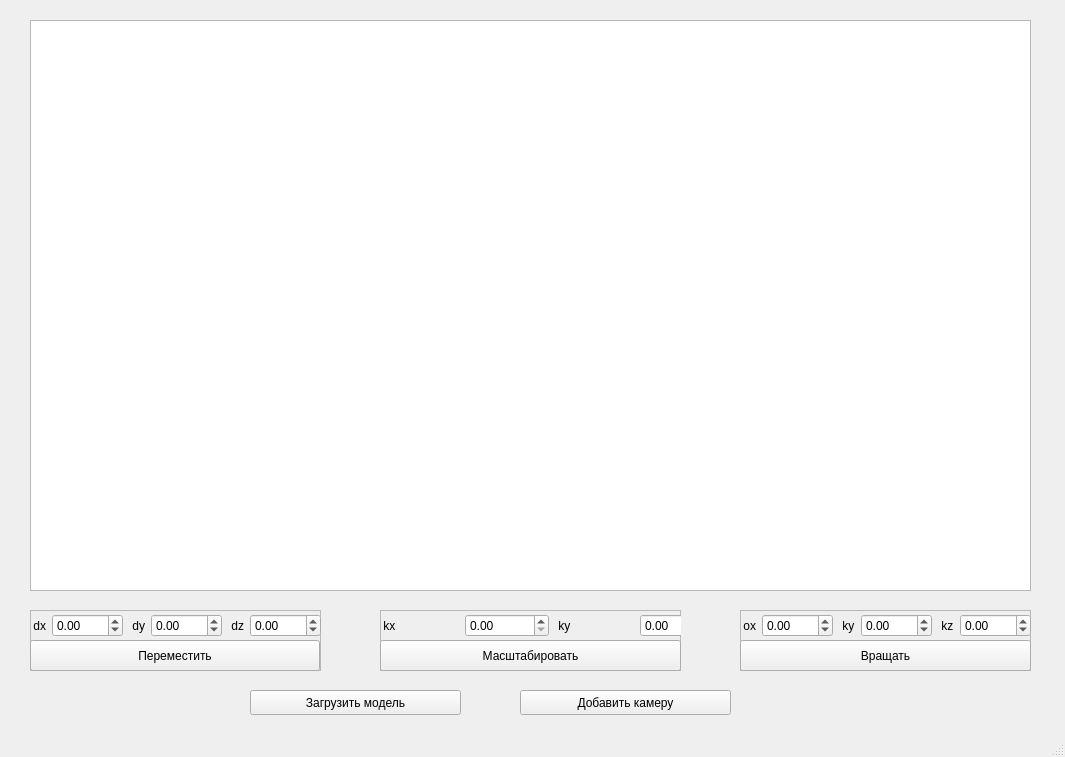
<?xml version="1.0" encoding="UTF-8"?>
<ui version="4.0">
 <class>MainWindow</class>
 <widget class="QMainWindow" name="MainWindow">
  <property name="geometry">
   <rect>
    <x>0</x>
    <y>0</y>
    <width>1065</width>
    <height>757</height>
   </rect>
  </property>
  <property name="windowTitle">
   <string>MainWindow</string>
  </property>
  <widget class="QWidget" name="centralwidget">
   <widget class="QGraphicsView" name="graphicsView">
    <property name="geometry">
     <rect>
      <x>30</x>
      <y>20</y>
      <width>1001</width>
      <height>571</height>
     </rect>
    </property>
   </widget>
   <widget class="QPushButton" name="load_button">
    <property name="geometry">
     <rect>
      <x>250</x>
      <y>690</y>
      <width>211</width>
      <height>25</height>
     </rect>
    </property>
    <property name="text">
     <string>Загрузить модель</string>
    </property>
   </widget>
   <widget class="QFrame" name="frame">
    <property name="geometry">
     <rect>
      <x>30</x>
      <y>610</y>
      <width>291</width>
      <height>61</height>
     </rect>
    </property>
    <property name="frameShape">
     <enum>QFrame::StyledPanel</enum>
    </property>
    <property name="frameShadow">
     <enum>QFrame::Raised</enum>
    </property>
    <widget class="QPushButton" name="move_button">
     <property name="geometry">
      <rect>
       <x>0</x>
       <y>30</y>
       <width>290</width>
       <height>31</height>
      </rect>
     </property>
     <property name="text">
      <string>Переместить</string>
     </property>
    </widget>
    <widget class="QWidget" name="gridLayoutWidget">
     <property name="geometry">
      <rect>
       <x>0</x>
       <y>0</y>
       <width>291</width>
       <height>31</height>
      </rect>
     </property>
     <layout class="QGridLayout" name="gridLayout">
      <item row="0" column="5">
       <widget class="QLabel" name="label_3">
        <property name="text">
         <string> dz</string>
        </property>
       </widget>
      </item>
      <item row="0" column="6">
       <widget class="QDoubleSpinBox" name="dz_box">
        <property name="minimum">
         <double>-99999999999999991611392.000000000000000</double>
        </property>
        <property name="maximum">
         <double>10000000000000000.000000000000000</double>
        </property>
       </widget>
      </item>
      <item row="0" column="4">
       <widget class="QDoubleSpinBox" name="dy_box">
        <property name="minimum">
         <double>-10000000000000000000000.000000000000000</double>
        </property>
        <property name="maximum">
         <double>10000000000000000000000.000000000000000</double>
        </property>
       </widget>
      </item>
      <item row="0" column="1">
       <widget class="QDoubleSpinBox" name="dx_box">
        <property name="minimum">
         <double>-10000000000000000.000000000000000</double>
        </property>
        <property name="maximum">
         <double>10000000000000000.000000000000000</double>
        </property>
       </widget>
      </item>
      <item row="0" column="0">
       <widget class="QLabel" name="label">
        <property name="text">
         <string> dx</string>
        </property>
       </widget>
      </item>
      <item row="0" column="2" colspan="2">
       <widget class="QLabel" name="label_2">
        <property name="text">
         <string> dy</string>
        </property>
       </widget>
      </item>
     </layout>
    </widget>
   </widget>
   <widget class="QFrame" name="frame_2">
    <property name="geometry">
     <rect>
      <x>380</x>
      <y>610</y>
      <width>301</width>
      <height>61</height>
     </rect>
    </property>
    <property name="frameShape">
     <enum>QFrame::StyledPanel</enum>
    </property>
    <property name="frameShadow">
     <enum>QFrame::Raised</enum>
    </property>
    <widget class="QPushButton" name="scale_button">
     <property name="geometry">
      <rect>
       <x>0</x>
       <y>30</y>
       <width>301</width>
       <height>31</height>
      </rect>
     </property>
     <property name="text">
      <string>Масштабировать</string>
     </property>
    </widget>
    <widget class="QWidget" name="gridLayoutWidget_2">
     <property name="geometry">
      <rect>
       <x>0</x>
       <y>0</y>
       <width>519</width>
       <height>31</height>
      </rect>
     </property>
     <layout class="QGridLayout" name="gridLayout_2">
      <item row="0" column="4">
       <widget class="QLabel" name="label_6">
        <property name="text">
         <string> kz</string>
        </property>
       </widget>
      </item>
      <item row="0" column="3">
       <widget class="QDoubleSpinBox" name="ky_box">
        <property name="minimum">
         <double>0.000000000000000</double>
        </property>
        <property name="maximum">
         <double>10000000000000000000000.000000000000000</double>
        </property>
       </widget>
      </item>
      <item row="0" column="0">
       <widget class="QLabel" name="label_4">
        <property name="text">
         <string> kx</string>
        </property>
       </widget>
      </item>
      <item row="0" column="1">
       <widget class="QDoubleSpinBox" name="kx_box">
        <property name="minimum">
         <double>0.000000000000000</double>
        </property>
        <property name="maximum">
         <double>10000000000000000.000000000000000</double>
        </property>
       </widget>
      </item>
      <item row="0" column="2">
       <widget class="QLabel" name="label_5">
        <property name="text">
         <string> ky</string>
        </property>
       </widget>
      </item>
      <item row="0" column="5">
       <widget class="QDoubleSpinBox" name="kz_box">
        <property name="minimum">
         <double>0.000000000000000</double>
        </property>
        <property name="maximum">
         <double>10000000000000000.000000000000000</double>
        </property>
       </widget>
      </item>
     </layout>
    </widget>
   </widget>
   <widget class="QFrame" name="frame_3">
    <property name="geometry">
     <rect>
      <x>740</x>
      <y>610</y>
      <width>291</width>
      <height>61</height>
     </rect>
    </property>
    <property name="frameShape">
     <enum>QFrame::StyledPanel</enum>
    </property>
    <property name="frameShadow">
     <enum>QFrame::Raised</enum>
    </property>
    <widget class="QPushButton" name="turn_button">
     <property name="geometry">
      <rect>
       <x>0</x>
       <y>30</y>
       <width>291</width>
       <height>31</height>
      </rect>
     </property>
     <property name="text">
      <string>Вращать</string>
     </property>
    </widget>
    <widget class="QWidget" name="gridLayoutWidget_4">
     <property name="geometry">
      <rect>
       <x>0</x>
       <y>0</y>
       <width>291</width>
       <height>31</height>
      </rect>
     </property>
     <layout class="QGridLayout" name="gridLayout_4">
      <item row="0" column="4">
       <widget class="QLabel" name="label_10">
        <property name="text">
         <string> kz</string>
        </property>
       </widget>
      </item>
      <item row="0" column="3">
       <widget class="QDoubleSpinBox" name="oy_box">
        <property name="minimum">
         <double>-10000000000000000000000.000000000000000</double>
        </property>
        <property name="maximum">
         <double>10000000000000000000000.000000000000000</double>
        </property>
       </widget>
      </item>
      <item row="0" column="0">
       <widget class="QLabel" name="label_11">
        <property name="text">
         <string> ox</string>
        </property>
       </widget>
      </item>
      <item row="0" column="1">
       <widget class="QDoubleSpinBox" name="ox_box">
        <property name="minimum">
         <double>-10000000000000000.000000000000000</double>
        </property>
        <property name="maximum">
         <double>10000000000000000.000000000000000</double>
        </property>
       </widget>
      </item>
      <item row="0" column="2">
       <widget class="QLabel" name="label_12">
        <property name="text">
         <string> ky</string>
        </property>
       </widget>
      </item>
      <item row="0" column="5">
       <widget class="QDoubleSpinBox" name="oz_box">
        <property name="minimum">
         <double>-99999999999999991611392.000000000000000</double>
        </property>
        <property name="maximum">
         <double>10000000000000000.000000000000000</double>
        </property>
       </widget>
      </item>
     </layout>
    </widget>
   </widget>
   <widget class="QPushButton" name="add_camera">
    <property name="geometry">
     <rect>
      <x>520</x>
      <y>690</y>
      <width>211</width>
      <height>25</height>
     </rect>
    </property>
    <property name="text">
     <string>Добавить камеру</string>
    </property>
   </widget>
  </widget>
  <widget class="QStatusBar" name="statusbar"/>
 </widget>
 <resources/>
 <connections/>
</ui>
